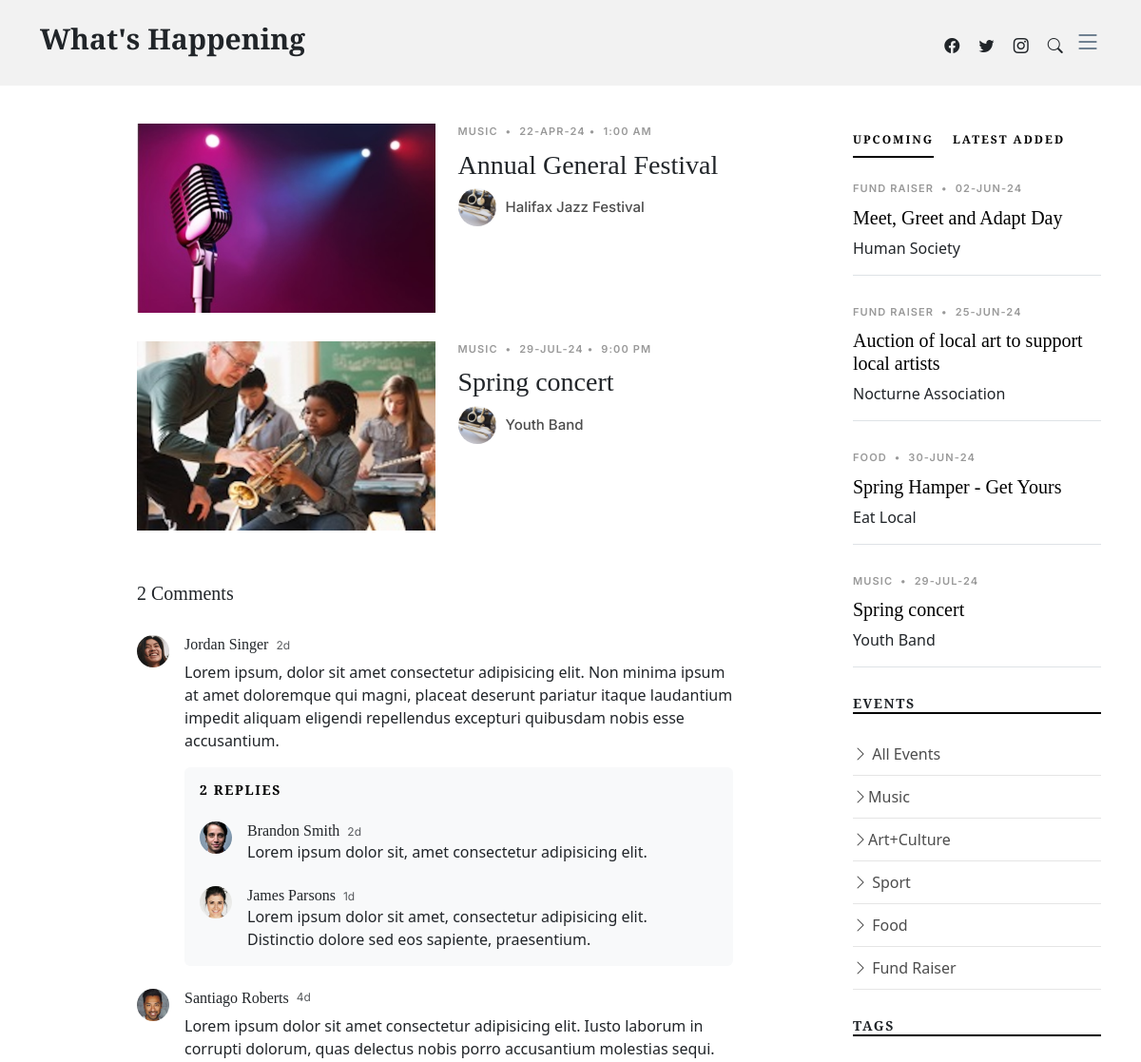
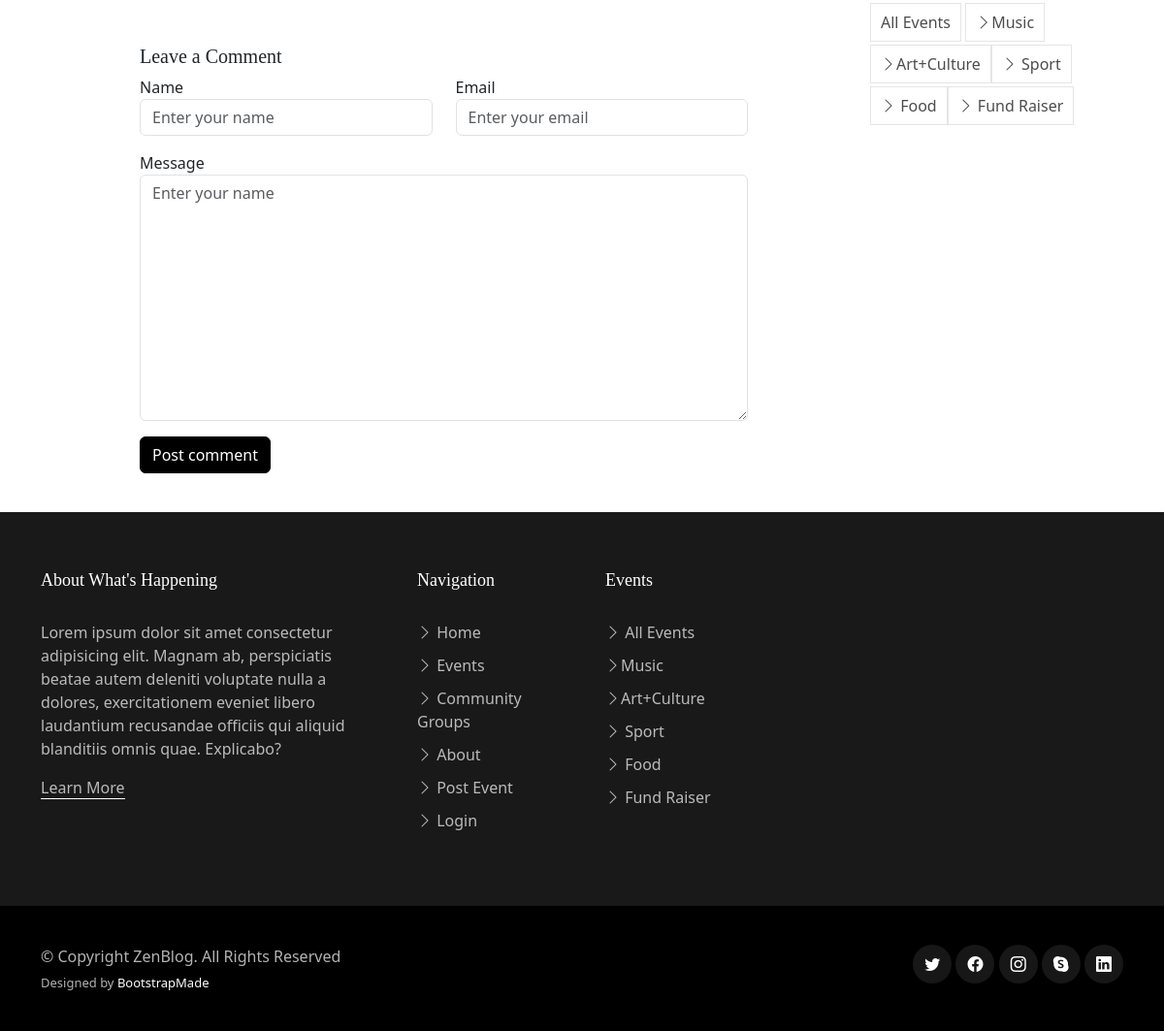
Page /Bootstrap/single-post.php?eventName=events&eventtype=Music on the committed database (2 pictures, top to bottom).
### tables this page shows
CREATE TABLE `events` (
  `EventID` int(11) NOT NULL,
  `EventTypeID` int(11) NOT NULL,
  `GroupID` int(11) NOT NULL,
  `EventDate` timestamp NOT NULL DEFAULT CURRENT_TIMESTAMP,
  `SubmitDate` timestamp NOT NULL DEFAULT CURRENT_TIMESTAMP,
  `EventTitle` varchar(100) NOT NULL,
  `EventImage` varchar(50) NOT NULL,
  `EventDesc` text NOT NULL
);

CREATE TABLE `eventtypes` (
  `EventTypeID` int(11) NOT NULL,
  `EventType` varchar(100) NOT NULL
);

CREATE TABLE `groups` (
  `GroupID` int(11) NOT NULL,
  `GroupName` varchar(100) NOT NULL,
  `GroupImage` varchar(50) NOT NULL,
  `GroupType` varchar(100) NOT NULL,
  `GroupDesc` text NOT NULL,
  `contactName` varchar(255) NOT NULL,
  `ContactEmail` varchar(255) NOT NULL
);

### Bootstrap/single-post.php (the view, shortened to what the rows shown need)
<!DOCTYPE html>
<html lang="en">
<head>
  <link href="assets/vendor/bootstrap/css/bootstrap.min.css" rel="stylesheet">
  <link href="assets/vendor/bootstrap-icons/bootstrap-icons.css" rel="stylesheet">
  <link href="assets/vendor/swiper/swiper-bundle.min.css" rel="stylesheet">
  <link href="assets/vendor/glightbox/css/glightbox.min.css" rel="stylesheet">
  <link href="assets/vendor/aos/aos.css" rel="stylesheet">
  <link href="assets/css/variables.css" rel="stylesheet">
  <link href="assets/css/main.css" rel="stylesheet">
</head>
<body>
  <header id="header" class="header d-flex align-items-center fixed-top">
    <div class="container-fluid container-xl d-flex align-items-center justify-content-between">
      <a href="index.html" class="logo d-flex align-items-center">
        <h1>What's Happening</h1>
      </a>
    </div>
  </header>
  <main id="main">
    <section class="single-post-content">
          <div class="container">
            <div class="row">
              <div class="col-md-9 post-content" data-aos="fade-up">
              <?php
                include 'serverlogin.php';
                $conn = new mysqli($db_hostname, $db_username, $db_password, $db_database);
                $urlEventName = $_GET['eventName'];
                $urlEventType = $_GET['eventtype'];
                $eventsQuery = "SELECT *
                                FROM events e
                                INNER JOIN groups g ON e.GroupID = g.GroupID
                                INNER JOIN eventtypes et ON e.EventTypeID = et.EventTypeID
                                ORDER BY e.EventDate";
                $eventsResult = mysqli_query($conn, $eventsQuery);
                while ($row = mysqli_fetch_assoc($eventsResult)) {
                    $eventID = $row["EventID"];
                    $eventDate = $row["EventDate"];
                    $eventTitle = $row["EventTitle"];
                    $eventImage = $row["EventImage"];
                    $eventDesc = $row["EventDesc"];
                    $Contact_Name = $row["contactName"];
                    $Contact_Email = $row["ContactEmail"];
                    $event_Type = $row["EventType"];
                    $group_Image = $row["GroupImage"];
                    $group_name = $row["GroupName"];
                    $date = date_create($eventDate);
                    $dateFormat = date_format($date, 'd-M-y');
                    $timeFormat = date_format($date, 'g:i A');
                    if ($urlEventName == 'events' && $urlEventType == $event_Type) {
                            echo '<div class="d-md-flex post-entry-2 half">';
                            echo '<a href="single-post.php?eventName=' . $eventTitle . '&eventtype=' . $event_Type . '" class="me-4 thumbnail">';
                            echo '<img src="' . $eventImage . '" alt="" class="img-fluid">';
                            echo '</a>';
                            echo '<div>';
                            echo '<div class="post-meta"><span class="date">' . $event_Type . '</span> <span class="mx-1">&bullet;</span> <span>' . $dateFormat . '</span><span class="mx-1">&bullet;</span> <span>' . $timeFormat . '</span></div>';
                            echo '<h3><a href="single-post.php?eventNumber=' . $eventID . '">' . $eventTitle . '</a></h3>';
                            echo '<div class="d-flex align-items-center author">';
                            echo '<div class="photo"><img src="' . $group_Image . '" alt="" class="img-fluid"></div>';
                            echo '<div class="name">';
                            echo '<h3 class="m-0 p-0">' . $group_name . '</h3>';
                            echo '</div>';
                            echo '</div>';
                            echo '</div>';
                            echo '</div>';
                    } else  if ($urlEventName == $eventTitle) {
                            $var1 = substr($eventDesc, 0, 1);
                            $var2 = substr($eventDesc, 1, strlen($eventDesc));
                            echo '<div class="single-post">';
                            echo '<div class="post-meta"><span class="date">' . $event_Type . '</span> <span class="mx-1">&bullet;</span> <span>DATE: ' . $dateFormat . ' TIME: ' . $timeFormat . '</span></div>';
                            echo '<br>';
                            echo '<h1 class="mb-5">' . $eventTitle . '</h1>';
                            echo '<h3>Organizers: ' . $group_name . '</h3>';
                            echo '<h5>(Contact ' . $Contact_Name . ' at ' . $Contact_Email . ' for more info)</h5><br>';
                            echo '<p><span class="firstcharacter">' . $var1 . '</span>' . $var2 . '</p>';
                            echo '<img src=' . $eventImage . ' alt="" class="img-fluid">';
                            echo '</div>';
                    }
                }
            ?>
                      </div>
                      <div class="col-md-3">
                        <div class="aside-block">
                          <div class="tab-content" id="pills-tabContent">
                            <div class="tab-pane fade show active" id="pills-popular" role="tabpanel" aria-labelledby="pills-popular-tab">
                            <?php
                              include 'serverlogin.php';
                              $conn = new mysqli($db_hostname, $db_username, $db_password, $db_database);
                              $upcoming_query = "SELECT *
                                                  FROM events e
                                                  INNER JOIN groups g ON e.GroupID = g.GroupID
                                                  INNER JOIN eventtypes et ON e.EventTypeID = et.EventTypeID
                                                  WHERE EventDate >= CURDATE()
                                                  ORDER BY e.EventDate ASC LIMIT 6";
                              $upcoming_result = $conn->query($upcoming_query);
                              if ($upcoming_result->num_rows > 0) {
                                  while($row = $upcoming_result->fetch_assoc()) {
                                      $eventDate = $row["EventDate"];
                                      $eventTitle = $row["EventTitle"];
                                      $event_Type = $row["EventType"];
                                      $group_name = $row["GroupName"];
                                      $date = date_create($eventDate);
                                      $dateFormat = date_format($date, 'd-M-y');
                                      echo '<div class="post-entry-1 border-bottom">';
                                      echo '<div class="post-meta"><span class="date">' . $event_Type . '</span> <span class="mx-1">&bullet;</span> <span>' . $dateFormat . '</span></div>';
                                      echo '<h2 class="mb-2"><a href="single-post.php?eventName=' . $eventTitle . '&eventtype='.$event_Type.'">' . $eventTitle . '</a></h2>';
                                      echo '<span class="author mb-3 d-block">' . $group_name . '</span>';
                                      echo '</div>';
                                  }
                              }
                            ?>
                            </div>
                          </div>
                          </div>
                          </div>
</div>
    </div>
  </section>
</main>
</body>
</html>

### rows in the picture
events: EventImage (picture), EventTypeID.EventType "MUSIC", EventDate "22-APR-24", EventDate "1:00 AM", EventTitle "Annual General Festival", GroupID.GroupImage (picture), GroupID.GroupName "Halifax Jazz Festival"
events: EventImage (picture), EventTypeID.EventType "MUSIC", EventDate "29-JUL-24", EventDate "9:00 PM", EventTitle "Spring concert", GroupID.GroupImage (picture), GroupID.GroupName "Youth Band"
events: EventTypeID.EventType "FUND RAISER", EventDate "02-JUN-24", EventTitle "Meet, Greet and Adapt Day", GroupID.GroupName "Human Society"
events: EventTypeID.EventType "FUND RAISER", EventDate "25-JUN-24", EventTitle "Auction of local art to support local artists", GroupID.GroupName "Nocturne Association"
events: EventTypeID.EventType "FOOD", EventDate "30-JUN-24", EventTitle "Spring Hamper - Get Yours", GroupID.GroupName "Eat Local"
